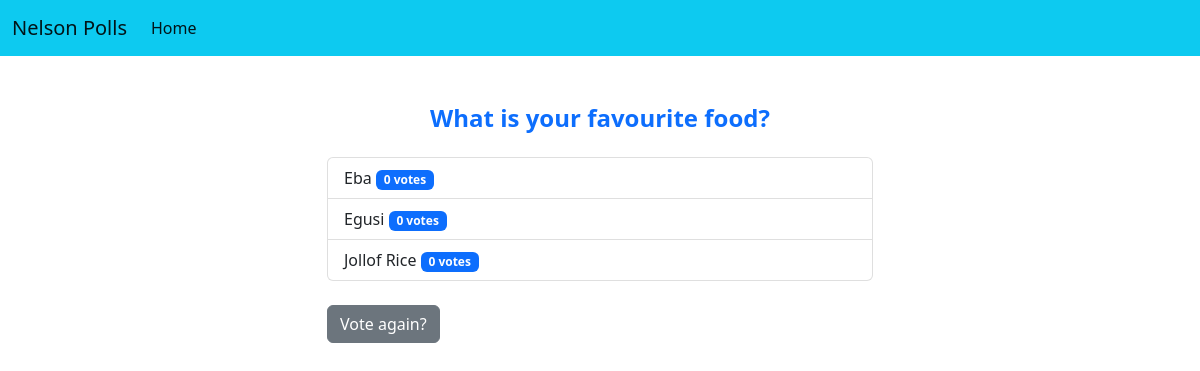
Screenshot of /polls/3/results/ with the database file from the repository.
### polls/models.py (models this page shows, shortened)
class Question(models.Model):
    question_text = models.CharField(max_length=255)
    pub_date = models.DateTimeField(auto_now_add=True)

class Choice(models.Model):
    question = models.ForeignKey(Question, on_delete=models.CASCADE)
    choice_text = models.CharField(max_length=200)
    votes = models.IntegerField(default=0)

### polls/views.py (the view)
# urls.py: path('<str:pk>/results/', views.results, name='results'),
def results(request, pk):
    question = get_object_or_404(Question, pk=pk)
    return render(request, 'results.html', {'question': question})

### templates/results.html
{% extends 'base.html' %}
{% block content %}
<h4 class="fw-bold text-primary text-center mb-4 mt-5">{{ question.question_text }}</h4>
<ul class="list-group mb-4">
    {% for choice in question.choice_set.all %}
    <li class="list-group-item">{{ choice.choice_text }} <span class="badge text-bg-primary">{{ choice.votes }} vote{{ choice.votes|pluralize }}</span> </li>
    {% endfor %}
</ul>
<a href="{% url 'detail' question.id %}" class="btn btn-secondary">Vote again?</a>
{% endblock %}

### rows the page displays
Question: question_text "What is your favourite food?"
Choice: choice_text "Eba", votes "0"
Choice: choice_text "Egusi", votes "0"
Choice: choice_text "Jollof Rice", votes "0"
